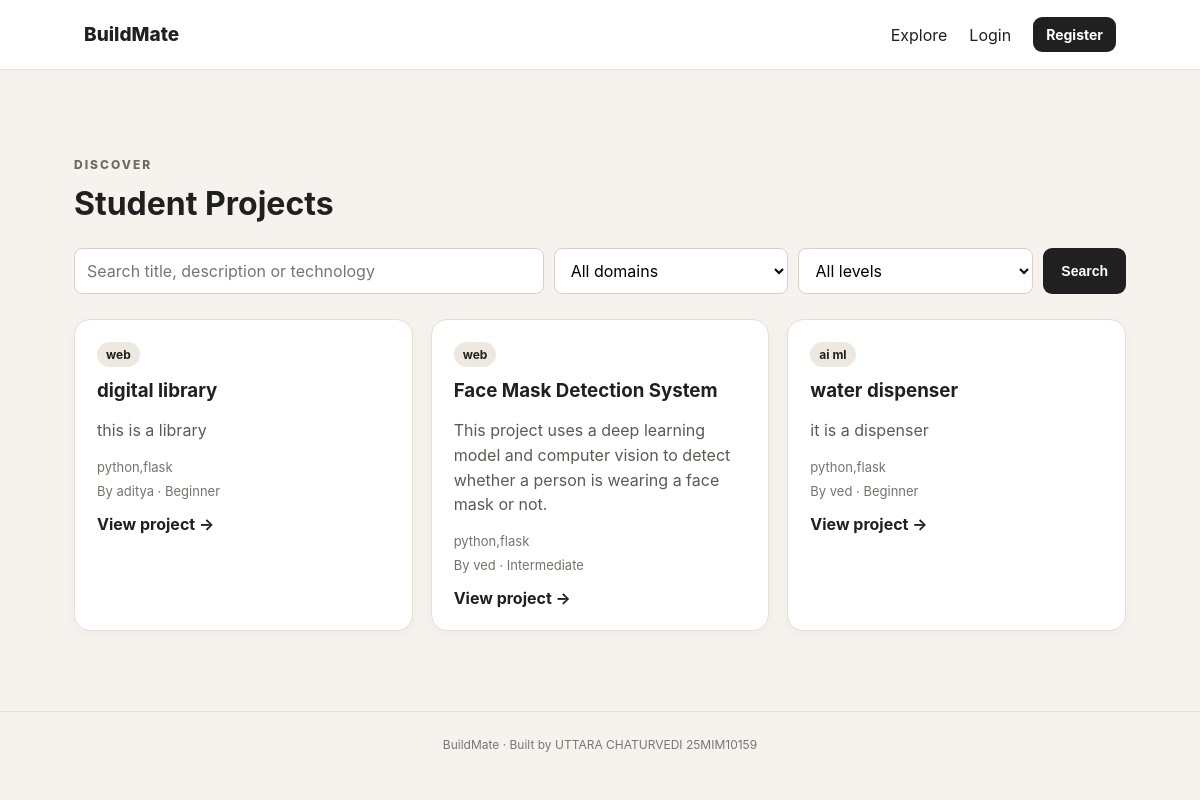
The app's page /projects with its own data.
### tables this page shows
CREATE TABLE projects (
        id INTEGER PRIMARY KEY AUTOINCREMENT,
        title TEXT NOT NULL,
        description TEXT NOT NULL,
        domain TEXT NOT NULL,
        technologies TEXT NOT NULL,
        difficulty TEXT NOT NULL,
        team_size INTEGER DEFAULT 1,
        github_link TEXT DEFAULT '',
        demo_link TEXT DEFAULT '',
        status TEXT DEFAULT 'Completed',
        ml_domain TEXT DEFAULT '',
        ml_confidence REAL DEFAULT 0,
        owner_id INTEGER NOT NULL,
        created_at TIMESTAMP DEFAULT CURRENT_TIMESTAMP,
        FOREIGN KEY(owner_id) REFERENCES students(id)
    );

CREATE TABLE students (
        id INTEGER PRIMARY KEY AUTOINCREMENT,
        name TEXT NOT NULL,
        email TEXT UNIQUE NOT NULL,
        password TEXT NOT NULL,
        branch TEXT NOT NULL,
        year INTEGER NOT NULL,
        skills TEXT DEFAULT ''
    );

### app.py (the view)
@app.route("/projects")
def projects():
    q = request.args.get("q", "").strip()
    domain = request.args.get("domain", "").strip()
    difficulty = request.args.get("difficulty", "").strip()
    sql = """SELECT p.*, s.name AS owner_name FROM projects p
             JOIN students s ON p.owner_id=s.id WHERE 1=1"""
    params = []
    if q:
        sql += " AND (p.title LIKE ? OR p.description LIKE ? OR p.technologies LIKE ?)"
        like = f"%{q}%"
        params.extend([like, like, like])
    if domain:
        sql += " AND p.domain=?"
        params.append(domain)
    if difficulty:
        sql += " AND p.difficulty=?"
        params.append(difficulty)
    sql += " ORDER BY p.created_at DESC"
    conn = get_db()
    project_rows = conn.execute(sql, params).fetchall()
    domains = [r["domain"] for r in conn.execute("SELECT DISTINCT domain FROM projects ORDER BY domain")]
    conn.close()
    return render_template("projects.html", projects=project_rows, domains=domains,
                           q=q, selected_domain=domain, selected_difficulty=difficulty)

### app.py (called while the page is built)
def get_db():
    conn = sqlite3.connect(DB_PATH)
    conn.row_factory = sqlite3.Row
    return conn

@app.context_processor
def inject_user():
    return {"current_user": session.get("user")}

### templates/projects.html (shortened to what this page needs)
{% extends "base.html" %}
{% block content %}
<div class="section-head"><div><p class="eyebrow">DISCOVER</p><h1>Student Projects</h1></div></div>
<form class="filters" method="get">
<input name="q" value="{{ q }}" placeholder="Search title, description or technology">
<select name="domain"><option value="">All domains</option>{% for d in domains %}<option {% if d==selected_domain %}selected{% endif %}>{{ d }}</option>{% endfor %}</select>
<select name="difficulty"><option value="">All levels</option>{% for d in ["Beginner","Intermediate","Advanced"] %}<option {% if d==selected_difficulty %}selected{% endif %}>{{ d }}</option>{% endfor %}</select>
<button class="btn" type="submit">Search</button>
</form>
<div class="grid">
{% for p in projects %}
<article class="card"><span class="tag">{{ p.domain }}</span><h3>{{ p.title }}</h3><p>{{ p.description[:160] }}{% if p.description|length > 160 %}...{% endif %}</p>
<div class="muted">{{ p.technologies }}</div><div class="muted">By {{ p.owner_name }} · {{ p.difficulty }}</div>
<a class="text-link" href="{{ url_for('project_detail', project_id=p.id) }}">View project →</a></article>
{% else %}<div class="empty card"><h3>No matching projects</h3><p>Try a different keyword or filter.</p></div>{% endfor %}
</div>
{% endblock %}

### static/style.css (style rules this page uses)
* { box-sizing:border-box }
body { margin:0;font-family:Inter,Segoe UI,Arial,sans-serif;background:#f6f3ee;color:#202020 }
a { color:inherit;text-decoration:none }
.eyebrow { font-size:12px;letter-spacing:2px;font-weight:800;color:#6d6a63 }
.btn { display:inline-block;border:0;background:#202020;color:#fff;padding:12px 18px;border-radius:9px;cursor:pointer;font-weight:700;font-size:14px }
.section-head { display:flex;justify-content:space-between;align-items:center;margin:25px 0 }
.section-head h1,.section-head h2 { margin:0 }
.grid { display:grid;grid-template-columns:repeat(3,1fr);gap:18px }
.card { background:#fff;border:1px solid #e5dfd5;border-radius:16px;padding:22px;box-shadow:0 4px 15px #00000008 }
.card h3 { margin:12px 0 8px }
.card p { line-height:1.55;color:#5e5a53 }
.tag { display:inline-block;background:#eee9e0;padding:5px 9px;border-radius:20px;font-size:12px;font-weight:700 }
.muted { color:#77736b;font-size:13px;margin-top:8px }
.text-link { display:inline-block;margin-top:15px;font-weight:700 }
input,textarea,select { font:inherit;padding:11px 12px;border:1px solid #d8d1c7;border-radius:8px;background:#fff }
.filters { display:grid;grid-template-columns:2fr 1fr 1fr auto;gap:10px;margin-bottom:25px }

### records on screen
projects: domain "web", title "digital library", description "this is a library", technologies "python,flask", owner_name "aditya", difficulty "Beginner"
projects: domain "web", title "Face Mask Detection System", description "This project uses a deep learning model and computer vision to detect whether a person is wearing a face mask or not.", technologies "python,flask", owner_name "ved", difficulty "Intermediate"
projects: domain "ai ml", title "water dispenser", description "it is a dispenser", technologies "python,flask", owner_name "ved", difficulty "Beginner"
